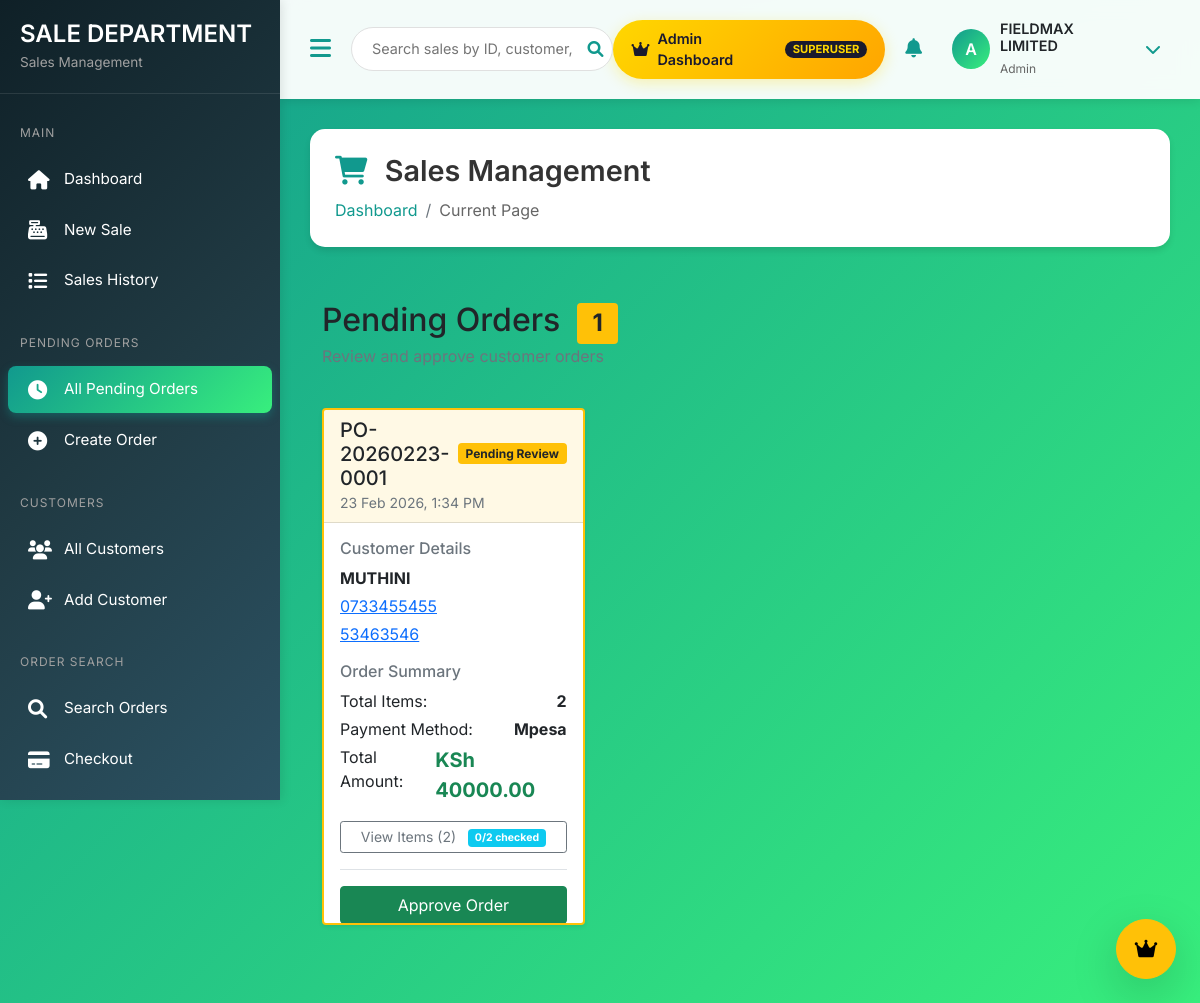
The app's page /staff/pending-orders/ (signed in) with its own data.
### website/models.py (models this page shows, shortened)
class PendingOrder(models.Model):
    STATUS_CHOICES = [
        ('pending', 'Pending Review'),
        ('completed', 'Completed'),
        ('rejected', 'Rejected'),
    ]
    order_id = models.CharField(max_length=50, unique=True, editable=False)
    buyer_name = models.CharField(max_length=200)
    buyer_phone = models.CharField(max_length=20)
    buyer_email = models.CharField(max_length=255, blank=True, null=True)
    buyer_id_number = models.CharField(max_length=50, blank=True, null=True)
    cart_data = models.TextField(help_text="JSON data of cart items")
    total_amount = models.DecimalField(max_digits=12, decimal_places=2)
    item_count = models.PositiveIntegerField(default=0)
    payment_method = models.CharField(max_length=50, default='cash')
    notes = models.TextField(blank=True, null=True)
    status = models.CharField(max_length=20, choices=STATUS_CHOICES, default='pending')
    created_at = models.DateTimeField(auto_now_add=True)
    updated_at = models.DateTimeField(auto_now=True)
    reviewed_by = models.ForeignKey(
        User,
        on_delete=models.SET_NULL,
        null=True,
        blank=True,
        related_name='reviewed_orders'
    )
    reviewed_at = models.DateTimeField(null=True, blank=True)
    rejection_reason = models.TextField(blank=True, null=True)
    sale_id = models.CharField(max_length=50, blank=True, null=True)
    approved_by = models.ForeignKey(
        User,
        on_delete=models.SET_NULL,
        related_name='approved_orders',
        blank=True,
        null=True
    )
    approved_date = models.DateTimeField(blank=True, null=True)
    rejected_by = models.ForeignKey(
        User,
        on_delete=models.SET_NULL,
        related_name='rejected_orders',
        blank=True,
        null=True
    )
    rejected_date = models.DateTimeField(blank=True, null=True)
    rejection_reason = models.TextField(blank=True, null=True)
    created_at = models.DateTimeField(auto_now_add=True)
    updated_at = models.DateTimeField(auto_now=True)
    class Meta:
        db_table = 'pending_orders'
        ordering = ['-created_at']
        indexes = [
            models.Index(fields=['status', '-created_at']),
            models.Index(fields=['buyer_phone']),
        ]

### website/views.py (the view)
# urls.py: path('staff/pending-orders/', views.pending_orders_list, name='pending-orders-list'),
@login_required
@require_http_methods(["GET"])
def pending_orders_list(request):
    pending_orders = PendingOrder.objects.filter(
        status__iexact='pending'
    ).prefetch_related('items').order_by('-created_at')
    context = {
        'page_title': 'Pending Orders - Fieldmax',
        'pending_orders': pending_orders,
        'pending_count': pending_orders.count()
    }
    return render(request, 'website/pending_orders.html', context)

### templates/website/pending_orders.html (shortened to what this page needs)
{% extends 'sales/staff_base.html' %}
{% load static %}
{% block content %}
<div class="container-fluid py-4">
    <div class="row mb-4">
        <div class="col">
            <h2 class="mb-0">
                 Pending Orders
                <span class="badge bg-warning text-dark ms-2">{{ pending_count }}</span>
            </h2>
            <p class="text-muted">Review and approve customer orders</p>
        </div>
    </div>
    {% if pending_orders %}
    <div class="row">
        {% for order in pending_orders %}
        <div class="col-lg-6 col-xl-4 mb-4">
            <div class="card shadow-sm border-warning border-2 h-100 d-flex flex-column">
                <div class="card-header bg-warning bg-opacity-10">
                    <div class="d-flex justify-content-between align-items-center">
                        <h5 class="mb-0">
                             {{ order.order_id }}
                        </h5>
                        <span class="badge bg-warning text-dark">
                            {{ order.get_status_display }}
                        </span>
                    </div>
                    <small class="text-muted">
                         {{ order.created_at|date:"d M Y, g:i A" }}
                    </small>
                </div>
                <div class="card-body flex-grow-1" style="overflow-y: auto; max-height: 400px;">
                    <div class="mb-3">
                        <h6 class="text-muted mb-2">Customer Details</h6>
                        <div class="mb-1">
                            <strong>{{ order.buyer_name }}</strong>
                        </div>
                        <div class="mb-1">
                            <a href="tel:{{ order.buyer_phone }}">{{ order.buyer_phone }}</a>
                        </div>
                        {% if order.buyer_email %}
                        <div class="mb-1">
                            <a href="mailto:{{ order.buyer_email }}">{{ order.buyer_email }}</a>
                        </div>
                        {% endif %}
                    </div>
                    <div class="mb-3">
                        <h6 class="text-muted mb-2">Order Summary</h6>
                        <div class="d-flex justify-content-between mb-1">
                            <span>Total Items:</span>
                            <strong>{{ order.item_count }}</strong>
                        </div>
                        <div class="d-flex justify-content-between mb-1">
                            <span>Payment Method:</span>
                            <strong class="text-capitalize">{{ order.payment_method }}</strong>
                        </div>
                        <div class="d-flex justify-content-between">
                            <span>Total Amount:</span>
                            <strong class="text-success fs-5">KSh {{ order.total_amount|floatformat:2 }}</strong>
                        </div>
                    </div>
                    <div class="mb-3">
                        <button class="btn btn-sm btn-outline-secondary w-100" type="button"
                                data-bs-toggle="collapse" data-bs-target="#items-{{ order.order_id }}">
                             View Items ({{ order.item_count }})
                            <span id="checked-count-{{ order.order_id }}" class="badge bg-info ms-2">0/{{ order.item_count }} checked</span>
                        </button>
                    </div>
                    <div class="mt-auto">
                        <div class="row g-2">
                            <div class="col-12">
                                <button class="btn btn-success w-100" onclick="approveOrder('{{ order.order_id }}')" id="approve-btn-{{ order.order_id }}">
                                     Approve Order
                                </button>
                            </div>
                        </div>
                    </div>
                </div>
            </div>
        </div>
        {% endfor %}
    </div>
    {% endif %}
</div>
{% endblock %}

### templates/sales/staff_base.html (shortened to what this page needs)
<!DOCTYPE html>
<html lang="en">
<head>
    <link href="https://cdn.jsdelivr.net/npm/bootstrap@5.1.3/dist/css/bootstrap.min.css" rel="stylesheet">
    <link rel="stylesheet" href="https://cdnjs.cloudflare.com/ajax/libs/font-awesome/6.0.0/css/all.min.css">
    <link href="https://cdn.jsdelivr.net/npm/select2@4.1.0-rc.0/dist/css/select2.min.css" rel="stylesheet" />
    <link href="https://cdn.jsdelivr.net/npm/select2-bootstrap-5-theme@1.3.0/dist/select2-bootstrap-5-theme.min.css" rel="stylesheet" />
    <link rel="stylesheet" href="https://cdn.datatables.net/1.11.5/css/dataTables.bootstrap5.min.css">
    <link rel="stylesheet" href="https://cdnjs.cloudflare.com/ajax/libs/animate.css/4.1.1/animate.min.css"/>
</head>
<body>
    <div class="sidebar" id="sidebar">
        <div class="sidebar-header">
            <h3>SALE DEPARTMENT</h3>
            <small>Sales Management</small>
        </div>
        <div class="sidebar-menu">
            <div class="menu-section">
                <div class="menu-section-title">MAIN</div>
                <a href="{% url 'staff:sales_manager_dashboard' %}" class="menu-item {% if request.resolver_match.url_name == 'sales_manager_dashboard' %}active{% endif %}">
                    <i class="fas fa-home"></i>
                    <span class="menu-text">Dashboard</span>
                </a>
                <a href="{% url 'sales:sale_create' %}" class="menu-item {% if 'create' in request.path %}active{% endif %}">
                    <i class="fas fa-cash-register"></i>
                    <span class="menu-text">New Sale</span>
                </a>
                <a href="{% url 'sales:sale_list' %}" class="menu-item {% if 'list' in request.path %}active{% endif %}">
                    <i class="fas fa-list"></i>
                    <span class="menu-text">Sales History</span>
                </a>
            </div>
            <div class="menu-section">
                <div class="menu-section-title">PENDING ORDERS</div>
                <a href="{% url 'pending-orders-list' %}" class="menu-item {% if 'pending-orders' in request.path %}active{% endif %}">
                    <i class="fas fa-clock"></i>
                    <span class="menu-text">All Pending Orders</span>
                </a>
                <a href="{% url 'shop' %}" class="menu-item">
                    <i class="fas fa-plus-circle"></i>
                    <span class="menu-text">Create Order</span>
                </a>
            </div>
            <div class="menu-section">
                <div class="menu-section-title">CUSTOMERS</div>
                <a href="#" class="menu-item">
                    <i class="fas fa-users"></i>
                    <span class="menu-text">All Customers</span>
                </a>
                <a href="#" class="menu-item">
                    <i class="fas fa-user-plus"></i>
                    <span class="menu-text">Add Customer</span>
                </a>
            </div>
            <div class="menu-section">
                <div class="menu-section-title">ORDER SEARCH</div>
                <a href="{% url 'order_search_page' %}" class="menu-item {% if 'order_search' in request.path %}active{% endif %}">
                    <i class="fas fa-search"></i>
                    <span class="menu-text">Search Orders</span>
                </a>
                <a href="{% url 'checkout' %}" class="menu-item">
                    <i class="fas fa-credit-card"></i>
                    <span class="menu-text">Checkout</span>
                </a>
            </div>
        </div>
    </div>
    <div class="main-content" id="mainContent">
        <nav class="top-nav d-flex align-items-center justify-content-between">
            <div class="d-flex align-items-center">
                <button class="nav-toggle" id="sidebarToggle">
                    <i class="fas fa-bars"></i>
                </button>
                <form class="search-box" action="{% url 'sales:sale_list' %}" method="GET">
                    <input type="text" name="search" placeholder="Search sales by ID, customer, phone..." value="{{ request.GET.search|default:'' }}">
                    <button type="submit"><i class="fas fa-search"></i></button>
                </form>
            </div>
            <div class="user-menu">
                {% if request.user.is_superuser %}
                <a href="{% url 'staff:staff_dashboard' %}" class="admin-switch-btn">
                    <i class="fas fa-crown"></i>
                    <span>Admin Dashboard</span>
                    <span class="badge">SUPERUSER</span>
                </a>
                {% endif %}
                <div class="notification-badge">
                    <i class="fas fa-bell"></i>
                </div>
                <div class="dropdown">
                    <div class="user-dropdown" data-bs-toggle="dropdown">
                        <div class="user-avatar">
                            {{ request.user.username|first|upper }}
                        </div>
                        <div class="user-info">
                            <h6>{{ request.user.get_full_name|default:request.user.username }}</h6>
                            <small>
                                {% if request.user.is_superuser %}Admin
                                {% elif request.user.is_staff %}Manager
                                {% else %}Cashier
                                {% endif %}
                            </small>
                        </div>
                        <i class="fas fa-chevron-down ms-2" style="color: #11998e;"></i>
                    </div>
                </div>
            </div>
        </nav>
        <div class="content-area">
            {% block page_header %}
            <div class="page-header">
                <div class="d-flex justify-content-between align-items-center">
                    <div>
                        <h1 class="page-title">
                            <i class="{% block page_icon %}fas fa-shopping-cart{% endblock %}"></i>
                            {% block page_title %}Sales Management{% endblock %}
                        </h1>
                        <nav aria-label="breadcrumb">
                            <ol class="breadcrumb">
                                {% block breadcrumb %}
                                <li class="breadcrumb-item"><a href="{% url 'sales:sales_dashboard' %}">Dashboard</a></li>
                                <li class="breadcrumb-item active">Current Page</li>
                                {% endblock %}
                            </ol>
                        </nav>
                    </div>
                </div>
            </div>
            {% endblock %}
            {% block content %}{% endblock %}
        </div>
    </div>
    {% if request.user.is_superuser %}
    <div class="position-fixed bottom-0 end-0 p-4" style="z-index: 1050;">
        <a href="{% url 'staff:staff_dashboard' %}" class="btn btn-warning btn-lg rounded-circle shadow-lg"
           style="width: 60px; height: 60px; display: flex; align-items: center; justify-content: center;"
           data-bs-toggle="tooltip" title="Back to Admin Dashboard">
            <i class="fas fa-crown"></i>
        </a>
    </div>
    {% endif %}
</body>
</html>

### records on screen
PendingOrder: order_id "PO-20260223-0001", status "Pending Review", created_at "23 Feb 2026, 1:34 PM", buyer_name "MUTHINI", buyer_phone "0733455455", buyer_email "53463546", item_count "2", payment_method "Mpesa", total_amount "40000.00"

### other values on screen
{{ request.user.username|first|upper }} "A"
{{ request.user.get_full_name|default:request.user.username }} "FIELDMAX LIMITED"
{{ pending_count }} "1"
